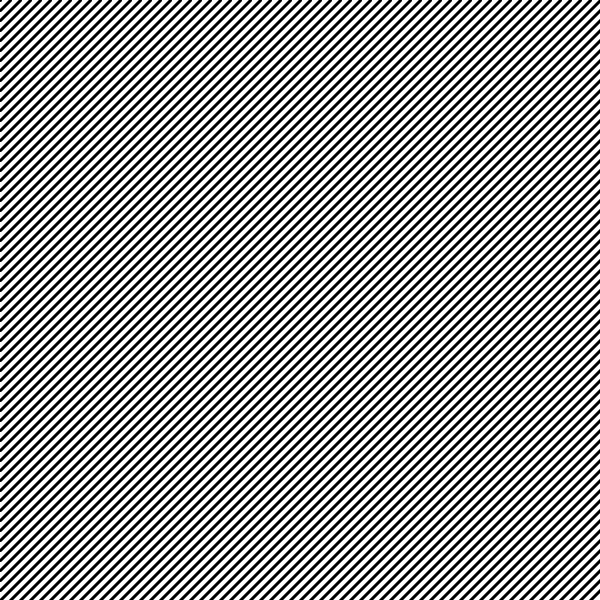
Frame 1 (no input)
Frame 60 (the mouse pressed at the canvas centre just before this capture): identical to frame 1, image omitted
Frame 120 (the mouse held since frame 60 and released just before this capture): identical to frame 1, image omitted

The Processing sketch that drew this single still picture (run headless with seeded random() and noise(); from frame 60 on, the mouse is pressed at the canvas centre):

// Processing sketch: diagonals
// ── diagonals.pde
void setup(){
  size(600,600);
  strokeWeight(3);
  
}

void draw(){
  background(255);
  for(int i=0; i<2*width; i+=10){
    line(i, 0, 0, i); 
  }
}
